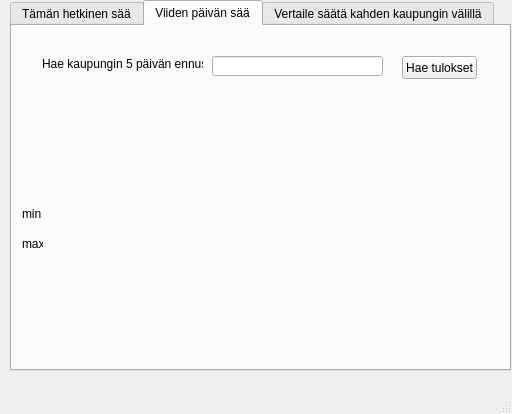
<?xml version="1.0" encoding="UTF-8"?>
<ui version="4.0">
 <class>MainWindow</class>
 <widget class="QMainWindow" name="MainWindow">
  <property name="geometry">
   <rect>
    <x>0</x>
    <y>0</y>
    <width>512</width>
    <height>414</height>
   </rect>
  </property>
  <property name="windowTitle">
   <string>Weather App</string>
  </property>
  <widget class="QWidget" name="centralWidget">
   <widget class="QTabWidget" name="tabWidget">
    <property name="geometry">
     <rect>
      <x>10</x>
      <y>0</y>
      <width>501</width>
      <height>371</height>
     </rect>
    </property>
    <property name="autoFillBackground">
     <bool>false</bool>
    </property>
    <property name="locale">
     <locale language="English" country="UnitedKingdom"/>
    </property>
    <property name="tabPosition">
     <enum>QTabWidget::North</enum>
    </property>
    <property name="currentIndex">
     <number>1</number>
    </property>
    <widget class="QWidget" name="CurrentWeatherTab">
     <attribute name="title">
      <string>Tämän hetkinen sää</string>
     </attribute>
     <widget class="QLineEdit" name="city">
      <property name="geometry">
       <rect>
        <x>80</x>
        <y>250</y>
        <width>113</width>
        <height>20</height>
       </rect>
      </property>
     </widget>
     <widget class="QLabel" name="label">
      <property name="geometry">
       <rect>
        <x>20</x>
        <y>250</y>
        <width>51</width>
        <height>20</height>
       </rect>
      </property>
      <property name="text">
       <string>Kaupunk:i</string>
      </property>
     </widget>
     <widget class="QPushButton" name="pushButton">
      <property name="geometry">
       <rect>
        <x>220</x>
        <y>250</y>
        <width>171</width>
        <height>23</height>
       </rect>
      </property>
      <property name="text">
       <string>Press to get current weather</string>
      </property>
     </widget>
     <widget class="QLabel" name="temperature">
      <property name="geometry">
       <rect>
        <x>120</x>
        <y>40</y>
        <width>171</width>
        <height>16</height>
       </rect>
      </property>
      <property name="font">
       <font>
        <pointsize>12</pointsize>
       </font>
      </property>
      <property name="text">
       <string/>
      </property>
     </widget>
     <widget class="QLabel" name="cityName">
      <property name="geometry">
       <rect>
        <x>120</x>
        <y>20</y>
        <width>201</width>
        <height>16</height>
       </rect>
      </property>
      <property name="font">
       <font>
        <pointsize>11</pointsize>
       </font>
      </property>
      <property name="text">
       <string/>
      </property>
     </widget>
     <widget class="QLabel" name="myLabel">
      <property name="geometry">
       <rect>
        <x>10</x>
        <y>10</y>
        <width>101</width>
        <height>111</height>
       </rect>
      </property>
      <property name="text">
       <string/>
      </property>
     </widget>
     <widget class="QLabel" name="weather">
      <property name="geometry">
       <rect>
        <x>10</x>
        <y>110</y>
        <width>111</width>
        <height>16</height>
       </rect>
      </property>
      <property name="text">
       <string/>
      </property>
     </widget>
    </widget>
    <widget class="QWidget" name="fiveDaysForecastTab">
     <attribute name="title">
      <string>Viiden päivän sää</string>
     </attribute>
     <widget class="QWidget" name="gridLayoutWidget">
      <property name="geometry">
       <rect>
        <x>40</x>
        <y>70</y>
        <width>411</width>
        <height>80</height>
       </rect>
      </property>
      <layout class="QGridLayout" name="gridLayout_3">
       <item row="0" column="3">
        <widget class="QLabel" name="date4icon">
         <property name="text">
          <string/>
         </property>
         <property name="alignment">
          <set>Qt::AlignCenter</set>
         </property>
        </widget>
       </item>
       <item row="0" column="0">
        <widget class="QLabel" name="date1Icon">
         <property name="text">
          <string/>
         </property>
         <property name="alignment">
          <set>Qt::AlignCenter</set>
         </property>
        </widget>
       </item>
       <item row="0" column="2">
        <widget class="QLabel" name="date3icon">
         <property name="text">
          <string/>
         </property>
         <property name="alignment">
          <set>Qt::AlignCenter</set>
         </property>
        </widget>
       </item>
       <item row="0" column="1">
        <widget class="QLabel" name="date2icon">
         <property name="text">
          <string/>
         </property>
         <property name="alignment">
          <set>Qt::AlignCenter</set>
         </property>
        </widget>
       </item>
       <item row="0" column="4">
        <widget class="QLabel" name="date5icon">
         <property name="text">
          <string/>
         </property>
         <property name="alignment">
          <set>Qt::AlignCenter</set>
         </property>
        </widget>
       </item>
      </layout>
     </widget>
     <widget class="QWidget" name="gridLayoutWidget_2">
      <property name="geometry">
       <rect>
        <x>40</x>
        <y>150</y>
        <width>411</width>
        <height>80</height>
       </rect>
      </property>
      <layout class="QGridLayout" name="gridLayout_5">
       <item row="0" column="4">
        <widget class="QLabel" name="date5label">
         <property name="text">
          <string/>
         </property>
         <property name="alignment">
          <set>Qt::AlignCenter</set>
         </property>
        </widget>
       </item>
       <item row="0" column="0">
        <widget class="QLabel" name="date1label">
         <property name="text">
          <string/>
         </property>
         <property name="alignment">
          <set>Qt::AlignCenter</set>
         </property>
        </widget>
       </item>
       <item row="0" column="2">
        <widget class="QLabel" name="date3label">
         <property name="text">
          <string/>
         </property>
         <property name="alignment">
          <set>Qt::AlignCenter</set>
         </property>
        </widget>
       </item>
       <item row="0" column="3">
        <widget class="QLabel" name="date4label">
         <property name="text">
          <string/>
         </property>
         <property name="alignment">
          <set>Qt::AlignCenter</set>
         </property>
        </widget>
       </item>
       <item row="0" column="1">
        <widget class="QLabel" name="date2label">
         <property name="text">
          <string/>
         </property>
         <property name="alignment">
          <set>Qt::AlignCenter</set>
         </property>
        </widget>
       </item>
       <item row="1" column="3">
        <widget class="QLabel" name="date4minTemp">
         <property name="text">
          <string/>
         </property>
         <property name="alignment">
          <set>Qt::AlignCenter</set>
         </property>
        </widget>
       </item>
       <item row="1" column="4">
        <widget class="QLabel" name="date5minTemp">
         <property name="text">
          <string/>
         </property>
         <property name="alignment">
          <set>Qt::AlignCenter</set>
         </property>
        </widget>
       </item>
       <item row="1" column="2">
        <widget class="QLabel" name="date3minTemp">
         <property name="text">
          <string/>
         </property>
         <property name="alignment">
          <set>Qt::AlignCenter</set>
         </property>
        </widget>
       </item>
       <item row="1" column="0">
        <widget class="QLabel" name="date1minTemp">
         <property name="text">
          <string/>
         </property>
         <property name="alignment">
          <set>Qt::AlignCenter</set>
         </property>
        </widget>
       </item>
       <item row="1" column="1">
        <widget class="QLabel" name="date2minTemp">
         <property name="text">
          <string/>
         </property>
         <property name="alignment">
          <set>Qt::AlignCenter</set>
         </property>
        </widget>
       </item>
       <item row="2" column="0">
        <widget class="QLabel" name="date1maxTemp">
         <property name="text">
          <string/>
         </property>
         <property name="alignment">
          <set>Qt::AlignCenter</set>
         </property>
        </widget>
       </item>
       <item row="2" column="1">
        <widget class="QLabel" name="date2maxTemp">
         <property name="text">
          <string/>
         </property>
         <property name="alignment">
          <set>Qt::AlignCenter</set>
         </property>
        </widget>
       </item>
       <item row="2" column="2">
        <widget class="QLabel" name="date3maxTemp">
         <property name="text">
          <string/>
         </property>
         <property name="alignment">
          <set>Qt::AlignCenter</set>
         </property>
        </widget>
       </item>
       <item row="2" column="3">
        <widget class="QLabel" name="date4maxTemp">
         <property name="text">
          <string/>
         </property>
         <property name="alignment">
          <set>Qt::AlignCenter</set>
         </property>
        </widget>
       </item>
       <item row="2" column="4">
        <widget class="QLabel" name="date5maxTemp">
         <property name="text">
          <string/>
         </property>
         <property name="alignment">
          <set>Qt::AlignCenter</set>
         </property>
        </widget>
       </item>
      </layout>
     </widget>
     <widget class="QLineEdit" name="fiveDaysCity">
      <property name="geometry">
       <rect>
        <x>200</x>
        <y>30</y>
        <width>171</width>
        <height>20</height>
       </rect>
      </property>
      <property name="text">
       <string/>
      </property>
     </widget>
     <widget class="QLabel" name="label_3">
      <property name="geometry">
       <rect>
        <x>30</x>
        <y>30</y>
        <width>161</width>
        <height>16</height>
       </rect>
      </property>
      <property name="text">
       <string>Hae kaupungin 5 päivän ennuste</string>
      </property>
     </widget>
     <widget class="QPushButton" name="pushButton_2">
      <property name="geometry">
       <rect>
        <x>390</x>
        <y>30</y>
        <width>75</width>
        <height>23</height>
       </rect>
      </property>
      <property name="text">
       <string>Hae tulokset</string>
      </property>
     </widget>
     <widget class="QLabel" name="label_10">
      <property name="geometry">
       <rect>
        <x>10</x>
        <y>180</y>
        <width>21</width>
        <height>16</height>
       </rect>
      </property>
      <property name="text">
       <string>min</string>
      </property>
     </widget>
     <widget class="QLabel" name="label_11">
      <property name="geometry">
       <rect>
        <x>10</x>
        <y>210</y>
        <width>21</width>
        <height>16</height>
       </rect>
      </property>
      <property name="text">
       <string>max</string>
      </property>
     </widget>
    </widget>
    <widget class="QWidget" name="compareWeathersTab">
     <attribute name="title">
      <string>Vertaile säätä kahden kaupungin välillä</string>
     </attribute>
     <widget class="QLineEdit" name="firstCompareCity">
      <property name="geometry">
       <rect>
        <x>120</x>
        <y>30</y>
        <width>113</width>
        <height>20</height>
       </rect>
      </property>
     </widget>
     <widget class="QLineEdit" name="secondCompareCity">
      <property name="geometry">
       <rect>
        <x>120</x>
        <y>60</y>
        <width>113</width>
        <height>20</height>
       </rect>
      </property>
     </widget>
     <widget class="QLabel" name="label_4">
      <property name="geometry">
       <rect>
        <x>10</x>
        <y>30</y>
        <width>111</width>
        <height>16</height>
       </rect>
      </property>
      <property name="text">
       <string>Ensimmäinen kaupunki:</string>
      </property>
     </widget>
     <widget class="QLabel" name="label_5">
      <property name="geometry">
       <rect>
        <x>10</x>
        <y>60</y>
        <width>91</width>
        <height>16</height>
       </rect>
      </property>
      <property name="text">
       <string>Toinen kaupunki:</string>
      </property>
     </widget>
     <widget class="QPushButton" name="getWeathers">
      <property name="geometry">
       <rect>
        <x>70</x>
        <y>90</y>
        <width>75</width>
        <height>23</height>
       </rect>
      </property>
      <property name="text">
       <string>Hae säät</string>
      </property>
     </widget>
     <widget class="QWidget" name="gridLayoutWidget_3">
      <property name="geometry">
       <rect>
        <x>70</x>
        <y>170</y>
        <width>311</width>
        <height>80</height>
       </rect>
      </property>
      <layout class="QGridLayout" name="gridLayout">
       <item row="0" column="1">
        <spacer name="horizontalSpacer_5">
         <property name="orientation">
          <enum>Qt::Horizontal</enum>
         </property>
         <property name="sizeHint" stdset="0">
          <size>
           <width>40</width>
           <height>20</height>
          </size>
         </property>
        </spacer>
       </item>
       <item row="0" column="2">
        <widget class="QLabel" name="city2Image">
         <property name="text">
          <string/>
         </property>
        </widget>
       </item>
       <item row="0" column="0">
        <widget class="QLabel" name="city1Image">
         <property name="text">
          <string/>
         </property>
        </widget>
       </item>
      </layout>
     </widget>
     <widget class="QLabel" name="city1label">
      <property name="geometry">
       <rect>
        <x>70</x>
        <y>140</y>
        <width>71</width>
        <height>16</height>
       </rect>
      </property>
      <property name="text">
       <string/>
      </property>
     </widget>
     <widget class="QLabel" name="city2label">
      <property name="geometry">
       <rect>
        <x>340</x>
        <y>140</y>
        <width>81</width>
        <height>16</height>
       </rect>
      </property>
      <property name="text">
       <string/>
      </property>
     </widget>
     <widget class="QLabel" name="city1temp">
      <property name="geometry">
       <rect>
        <x>70</x>
        <y>260</y>
        <width>91</width>
        <height>16</height>
       </rect>
      </property>
      <property name="text">
       <string/>
      </property>
     </widget>
     <widget class="QLabel" name="city2temp">
      <property name="geometry">
       <rect>
        <x>340</x>
        <y>260</y>
        <width>91</width>
        <height>16</height>
       </rect>
      </property>
      <property name="text">
       <string/>
      </property>
     </widget>
    </widget>
   </widget>
  </widget>
  <widget class="QMenuBar" name="menuBar">
   <property name="geometry">
    <rect>
     <x>0</x>
     <y>0</y>
     <width>512</width>
     <height>21</height>
    </rect>
   </property>
  </widget>
  <widget class="QStatusBar" name="statusBar"/>
 </widget>
 <layoutdefault spacing="6" margin="11"/>
 <resources/>
 <connections/>
</ui>
